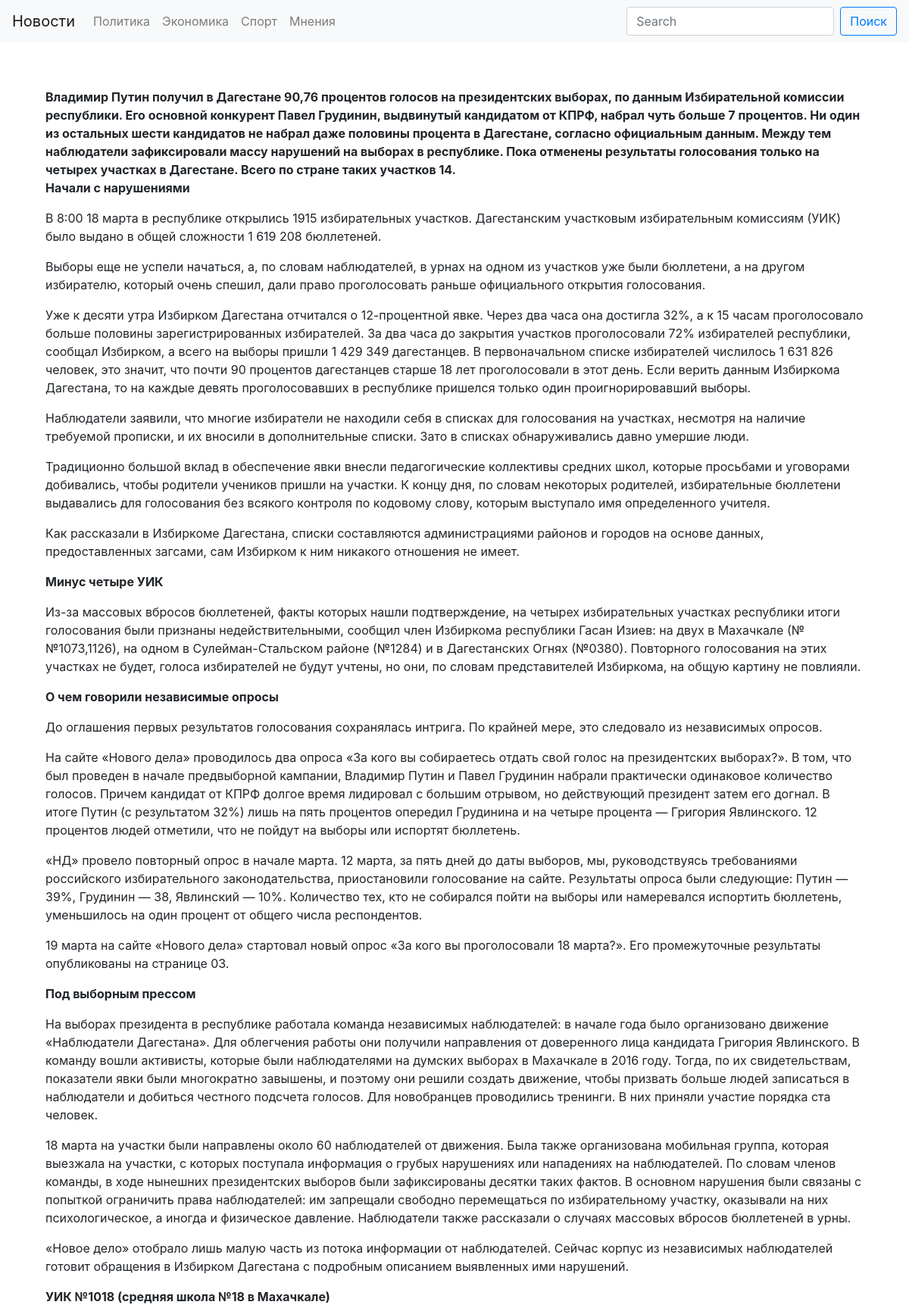
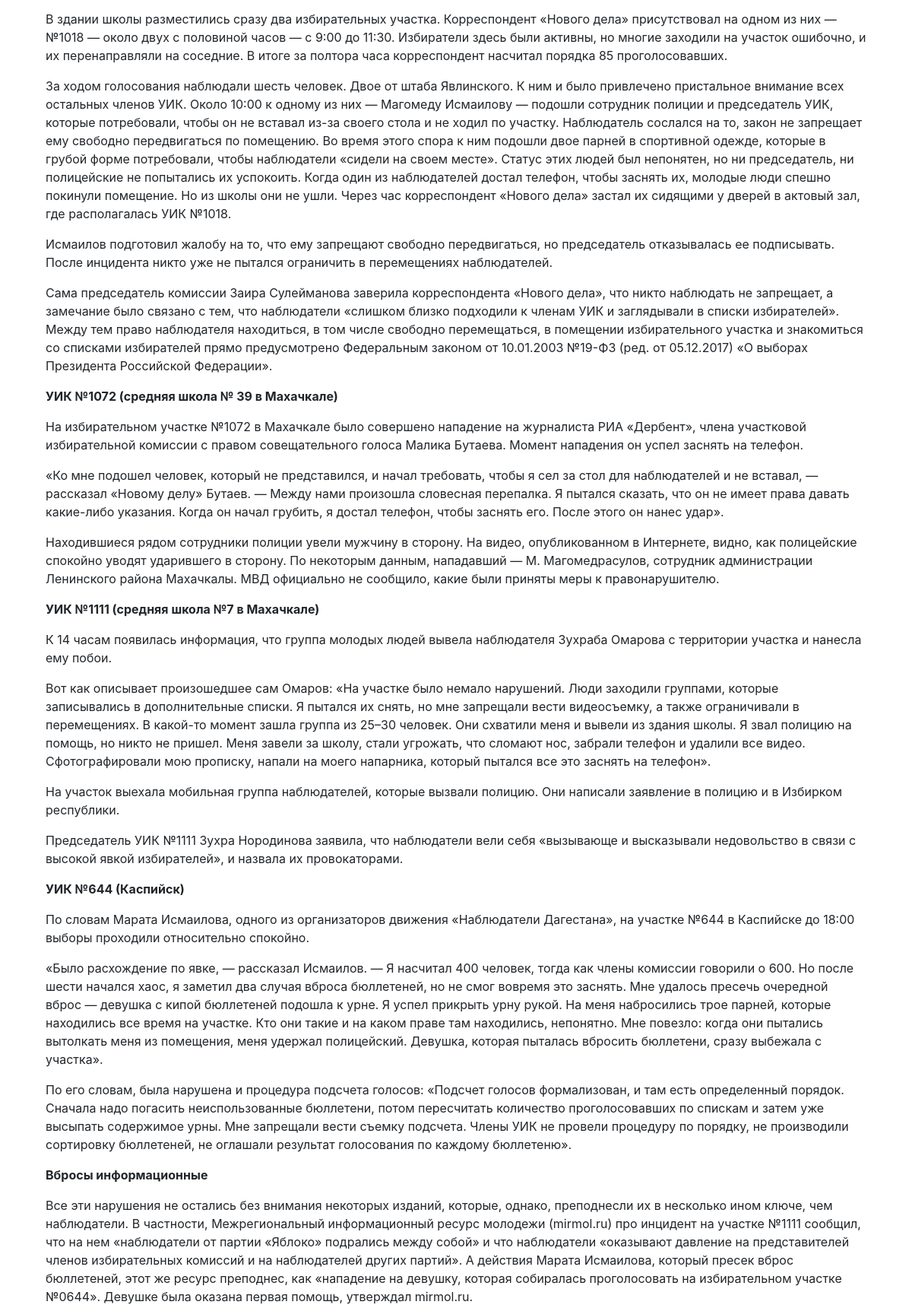
Page /news/stid-a-ne (upper part) on the committed database (2 pictures, top to bottom).
### main/models.py (models this page shows, shortened)
class Tag(models.Model):
    title = models.CharField("Название тега", max_length=50)
    slug = models.SlugField(max_length=32)
    class Meta:
        verbose_name = "Тег"
        verbose_name_plural = "Теги"

class Article(models.Model):
    title = models.CharField("Заголовок", max_length=50)
    slug = models.SlugField(max_length=32)
    date = models.DateField("Дата", default=timezone.now)
    img = models.ImageField("Изображение", upload_to="images", blank=True, null=True)
    content = RichTextUploadingField('Контент')
    tags = models.ForeignKey(Tag, on_delete=models.CASCADE)
    class Meta:
        verbose_name = "Новость"
        verbose_name_plural = "Новости"

### main/views.py (the view)
# urls.py: path("news/<slug:slug>", ArticleDetailView.as_view(), name='detail'),
class ArticleDetailView(DetailView):
    template_name = "detail.html"
    model = Article
    context_object_name = "new"
    def get_context_data(self, **kwargs):
        context = super().get_context_data(**kwargs)
        context["pages"] = Tag.objects.all()
        return context

### templates/detail.html (shortened to what this page needs)
{% extends 'base.html' %}
{% load static %}
{% block head_tag %}
    <link rel="stylesheet" href="{% static 'css/detail_style.css' %}">
{% endblock %}
{% block content %}
    <div class="big_text">{{ new.content|safe }}</div>
{% endblock %}

### templates/base.html (shortened to what this page needs)
<!DOCTYPE html>
<html lang="en">
<head>
    <link rel="stylesheet" href="https://maxcdn.bootstrapcdn.com/bootstrap/4.0.0/css/bootstrap.min.css"
>
    {% block head_tag %}{% endblock %}
</head>
<body>
{% include "includes/header.html" %}
{% block content %}{% endblock %}
</body>
</html>

### templates/includes/header.html (shortened to what this page needs)
<nav class="navbar navbar-expand-lg navbar-light bg-light">
    <a class="navbar-brand" href="{% url "list" %}">Новости</a>
    <div class="collapse navbar-collapse" id="navbarSupportedContent">
        <ul class="navbar-nav mr-auto">
            {% for page in pages %}
                <li class="nav-item">
                    <a class="nav-link" href="?is_search=true&tag_slug={{ page.title }}">{{ page.title }}<span class="sr-only">(current)</span></a>
                </li>
            {% endfor %}
        </ul>
        <form class="form-inline my-2 my-lg-0">
            <input class="form-control mr-sm-2" type="search" placeholder="Search" aria-label="Search">
            <button class="btn btn-outline-primary my-2 my-sm-0" type="submit">Поиск</button>
        </form>
    </div>
</nav>

### static/css/detail_style.css (style rules this page uses)
.big_text { margin: 5%; }

### rows in the picture
Tag: title "Политика"
Tag: title "Экономика"
Tag: title "Спорт"
Tag: title "Мнения"
Article: content "Владимир Путин получил в Дагестане 90,76 процентов голосов на президентских выборах, по данным Избирательной комиссии республики. Его основной конкурент Павел Грудинин, выдвинутый кандидатом от КПРФ, набрал чуть больше 7 процентов. Ни один из остальных шести кандидатов не набрал даже половины процента в Дагестане, согласно официальным данным. Между тем наблюдатели зафиксировали массу нарушений на выборах в республике. Пока отменены результаты голосования только на четырех участках в Дагестане. Всего по стране таких участков 14. Начали с нарушениями В 8:00 18 марта в республике открылись 1915 избирательных участков. Дагестанским участковым избирательным комиссиям (УИК) было выдано в общей…"
